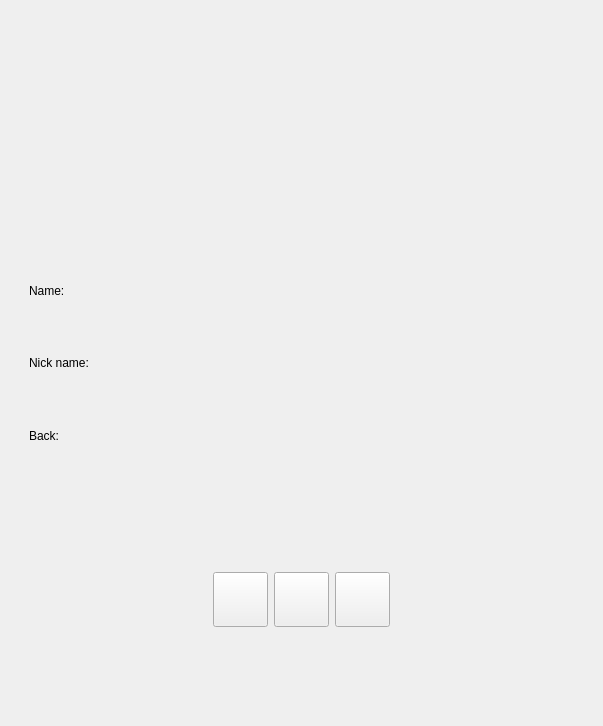
<?xml version="1.0" encoding="UTF-8"?>
<ui version="4.0">
 <class>FriendInfoPage</class>
 <widget class="QWidget" name="FriendInfoPage">
  <property name="geometry">
   <rect>
    <x>0</x>
    <y>0</y>
    <width>603</width>
    <height>726</height>
   </rect>
  </property>
  <property name="windowTitle">
   <string>Form</string>
  </property>
  <layout class="QVBoxLayout" name="verticalLayout">
   <item>
    <widget class="QWidget" name="widget_6" native="true">
     <layout class="QHBoxLayout" name="horizontalLayout_5">
      <item>
       <spacer name="horizontalSpacer_6">
        <property name="orientation">
         <enum>Qt::Orientation::Horizontal</enum>
        </property>
        <property name="sizeHint" stdset="0">
         <size>
          <width>40</width>
          <height>20</height>
         </size>
        </property>
       </spacer>
      </item>
      <item>
       <widget class="QLabel" name="icon_lb">
        <property name="minimumSize">
         <size>
          <width>200</width>
          <height>200</height>
         </size>
        </property>
        <property name="maximumSize">
         <size>
          <width>200</width>
          <height>200</height>
         </size>
        </property>
        <property name="text">
         <string/>
        </property>
       </widget>
      </item>
      <item>
       <spacer name="horizontalSpacer_7">
        <property name="orientation">
         <enum>Qt::Orientation::Horizontal</enum>
        </property>
        <property name="sizeHint" stdset="0">
         <size>
          <width>40</width>
          <height>20</height>
         </size>
        </property>
       </spacer>
      </item>
     </layout>
    </widget>
   </item>
   <item>
    <widget class="QWidget" name="widget" native="true">
     <layout class="QVBoxLayout" name="verticalLayout_2">
      <item>
       <widget class="QWidget" name="widget_3" native="true">
        <layout class="QHBoxLayout" name="horizontalLayout">
         <item>
          <widget class="QLabel" name="name_lb">
           <property name="text">
            <string>Name:</string>
           </property>
          </widget>
         </item>
         <item>
          <widget class="QLabel" name="name_tip">
           <property name="text">
            <string/>
           </property>
          </widget>
         </item>
         <item>
          <spacer name="horizontalSpacer">
           <property name="orientation">
            <enum>Qt::Orientation::Horizontal</enum>
           </property>
           <property name="sizeHint" stdset="0">
            <size>
             <width>40</width>
             <height>20</height>
            </size>
           </property>
          </spacer>
         </item>
        </layout>
       </widget>
      </item>
      <item>
       <widget class="QWidget" name="widget_5" native="true">
        <layout class="QHBoxLayout" name="horizontalLayout_2">
         <item>
          <widget class="QLabel" name="nick_lb">
           <property name="text">
            <string>Nick name:</string>
           </property>
          </widget>
         </item>
         <item>
          <widget class="QLabel" name="nick_tip">
           <property name="text">
            <string/>
           </property>
          </widget>
         </item>
         <item>
          <spacer name="horizontalSpacer_2">
           <property name="orientation">
            <enum>Qt::Orientation::Horizontal</enum>
           </property>
           <property name="sizeHint" stdset="0">
            <size>
             <width>447</width>
             <height>20</height>
            </size>
           </property>
          </spacer>
         </item>
        </layout>
       </widget>
      </item>
      <item>
       <widget class="QWidget" name="widget_4" native="true">
        <layout class="QHBoxLayout" name="horizontalLayout_3">
         <item>
          <widget class="QLabel" name="back_lb">
           <property name="text">
            <string>Back: </string>
           </property>
          </widget>
         </item>
         <item>
          <widget class="QLabel" name="back_tip">
           <property name="text">
            <string/>
           </property>
          </widget>
         </item>
         <item>
          <spacer name="horizontalSpacer_3">
           <property name="orientation">
            <enum>Qt::Orientation::Horizontal</enum>
           </property>
           <property name="sizeHint" stdset="0">
            <size>
             <width>40</width>
             <height>20</height>
            </size>
           </property>
          </spacer>
         </item>
        </layout>
       </widget>
      </item>
     </layout>
    </widget>
   </item>
   <item>
    <widget class="QWidget" name="widget_2" native="true">
     <layout class="QHBoxLayout" name="horizontalLayout_4">
      <item>
       <spacer name="horizontalSpacer_4">
        <property name="orientation">
         <enum>Qt::Orientation::Horizontal</enum>
        </property>
        <property name="sizeHint" stdset="0">
         <size>
          <width>40</width>
          <height>20</height>
         </size>
        </property>
       </spacer>
      </item>
      <item>
       <widget class="ClickedButton" name="msg_chat">
        <property name="minimumSize">
         <size>
          <width>55</width>
          <height>55</height>
         </size>
        </property>
        <property name="maximumSize">
         <size>
          <width>55</width>
          <height>55</height>
         </size>
        </property>
        <property name="text">
         <string/>
        </property>
       </widget>
      </item>
      <item>
       <widget class="ClickedButton" name="phone_call">
        <property name="minimumSize">
         <size>
          <width>55</width>
          <height>55</height>
         </size>
        </property>
        <property name="maximumSize">
         <size>
          <width>55</width>
          <height>55</height>
         </size>
        </property>
        <property name="text">
         <string/>
        </property>
       </widget>
      </item>
      <item>
       <widget class="ClickedButton" name="video_call">
        <property name="minimumSize">
         <size>
          <width>55</width>
          <height>55</height>
         </size>
        </property>
        <property name="maximumSize">
         <size>
          <width>55</width>
          <height>55</height>
         </size>
        </property>
        <property name="text">
         <string/>
        </property>
       </widget>
      </item>
      <item>
       <spacer name="horizontalSpacer_5">
        <property name="orientation">
         <enum>Qt::Orientation::Horizontal</enum>
        </property>
        <property name="sizeHint" stdset="0">
         <size>
          <width>40</width>
          <height>20</height>
         </size>
        </property>
       </spacer>
      </item>
     </layout>
    </widget>
   </item>
  </layout>
 </widget>
 <customwidgets>
  <customwidget>
   <class>ClickedButton</class>
   <extends>QPushButton</extends>
   <header>clickedbutton.h</header>
  </customwidget>
 </customwidgets>
 <resources/>
 <connections/>
</ui>
